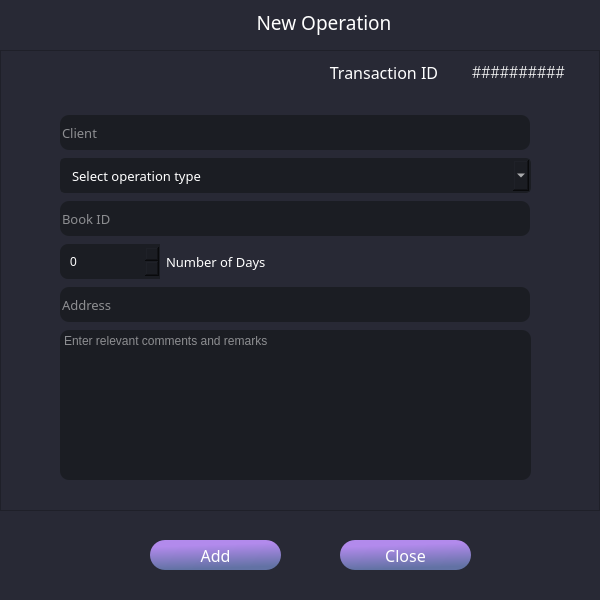
<?xml version="1.0" encoding="UTF-8"?>
<ui version="4.0">
 <class>Dialog</class>
 <widget class="QDialog" name="Dialog">
  <property name="geometry">
   <rect>
    <x>0</x>
    <y>0</y>
    <width>600</width>
    <height>600</height>
   </rect>
  </property>
  <property name="sizePolicy">
   <sizepolicy hsizetype="Fixed" vsizetype="Preferred">
    <horstretch>0</horstretch>
    <verstretch>0</verstretch>
   </sizepolicy>
  </property>
  <property name="minimumSize">
   <size>
    <width>600</width>
    <height>600</height>
   </size>
  </property>
  <property name="maximumSize">
   <size>
    <width>600</width>
    <height>600</height>
   </size>
  </property>
  <property name="windowTitle">
   <string>Dialog</string>
  </property>
  <property name="styleSheet">
   <string notr="true">background-color: rgb(40, 41, 53)</string>
  </property>
  <widget class="QFrame" name="frame">
   <property name="geometry">
    <rect>
     <x>0</x>
     <y>0</y>
     <width>600</width>
     <height>50</height>
    </rect>
   </property>
   <property name="sizePolicy">
    <sizepolicy hsizetype="Preferred" vsizetype="Preferred">
     <horstretch>0</horstretch>
     <verstretch>0</verstretch>
    </sizepolicy>
   </property>
   <property name="minimumSize">
    <size>
     <width>0</width>
     <height>50</height>
    </size>
   </property>
   <property name="maximumSize">
    <size>
     <width>600</width>
     <height>50</height>
    </size>
   </property>
   <property name="autoFillBackground">
    <bool>false</bool>
   </property>
   <property name="styleSheet">
    <string notr="true"/>
   </property>
   <property name="frameShape">
    <enum>QFrame::NoFrame</enum>
   </property>
   <property name="frameShadow">
    <enum>QFrame::Raised</enum>
   </property>
   <widget class="QLabel" name="label">
    <property name="geometry">
     <rect>
      <x>250</x>
      <y>9</y>
      <width>148</width>
      <height>26</height>
     </rect>
    </property>
    <property name="font">
     <font>
      <family>Montserrat Semibold</family>
      <pointsize>14</pointsize>
      <weight>7</weight>
      <italic>false</italic>
      <bold>false</bold>
     </font>
    </property>
    <property name="styleSheet">
     <string notr="true">background:none;
font: 57 14pt &quot;Montserrat Semibold&quot;;
color: white;</string>
    </property>
    <property name="text">
     <string>New Operation</string>
    </property>
    <property name="alignment">
     <set>Qt::AlignCenter</set>
    </property>
   </widget>
  </widget>
  <widget class="QFrame" name="frame_2">
   <property name="geometry">
    <rect>
     <x>0</x>
     <y>50</y>
     <width>600</width>
     <height>461</height>
    </rect>
   </property>
   <property name="maximumSize">
    <size>
     <width>600</width>
     <height>600</height>
    </size>
   </property>
   <property name="styleSheet">
    <string notr="true"/>
   </property>
   <property name="frameShape">
    <enum>QFrame::StyledPanel</enum>
   </property>
   <property name="frameShadow">
    <enum>QFrame::Raised</enum>
   </property>
   <widget class="QWidget" name="layoutWidget">
    <property name="geometry">
     <rect>
      <x>310</x>
      <y>10</y>
      <width>282</width>
      <height>24</height>
     </rect>
    </property>
    <layout class="QGridLayout" name="gridLayout_2">
     <property name="spacing">
      <number>0</number>
     </property>
     <item row="0" column="0">
      <widget class="QLabel" name="label_2">
       <property name="minimumSize">
        <size>
         <width>120</width>
         <height>0</height>
        </size>
       </property>
       <property name="maximumSize">
        <size>
         <width>120</width>
         <height>16777215</height>
        </size>
       </property>
       <property name="font">
        <font>
         <family>Montserrat</family>
         <pointsize>12</pointsize>
         <weight>50</weight>
         <italic>false</italic>
         <bold>false</bold>
        </font>
       </property>
       <property name="styleSheet">
        <string notr="true">color: rgb(255, 255, 255);</string>
       </property>
       <property name="text">
        <string>Transaction ID</string>
       </property>
       <property name="alignment">
        <set>Qt::AlignCenter</set>
       </property>
      </widget>
     </item>
     <item row="0" column="1">
      <widget class="QLabel" name="transactionID">
       <property name="minimumSize">
        <size>
         <width>120</width>
         <height>0</height>
        </size>
       </property>
       <property name="maximumSize">
        <size>
         <width>120</width>
         <height>16777215</height>
        </size>
       </property>
       <property name="font">
        <font>
         <family>Roboto Light</family>
         <pointsize>12</pointsize>
         <weight>50</weight>
         <italic>false</italic>
         <bold>false</bold>
        </font>
       </property>
       <property name="styleSheet">
        <string notr="true">background-color: transparent;

color: white;</string>
       </property>
       <property name="text">
        <string>##########</string>
       </property>
       <property name="alignment">
        <set>Qt::AlignCenter</set>
       </property>
      </widget>
     </item>
    </layout>
   </widget>
   <widget class="QWidget" name="layoutWidget">
    <property name="geometry">
     <rect>
      <x>60</x>
      <y>60</y>
      <width>471</width>
      <height>381</height>
     </rect>
    </property>
    <layout class="QGridLayout" name="gridLayout_3">
     <property name="verticalSpacing">
      <number>3</number>
     </property>
     <item row="0" column="0" colspan="2">
      <widget class="QLineEdit" name="lineEdit">
       <property name="minimumSize">
        <size>
         <width>0</width>
         <height>35</height>
        </size>
       </property>
       <property name="maximumSize">
        <size>
         <width>470</width>
         <height>35</height>
        </size>
       </property>
       <property name="font">
        <font>
         <family>Montserrat Light</family>
         <pointsize>10</pointsize>
         <weight>3</weight>
         <italic>false</italic>
         <bold>false</bold>
        </font>
       </property>
       <property name="styleSheet">
        <string notr="true">background-color: rgb(27, 29, 35);
border: 0px; 
border-radius: 9px;
color: white;
font: 25 10pt &quot;Montserrat Light&quot;;</string>
       </property>
       <property name="placeholderText">
        <string>Client </string>
       </property>
      </widget>
     </item>
     <item row="2" column="0" colspan="2">
      <widget class="QLineEdit" name="lineEdit_3">
       <property name="minimumSize">
        <size>
         <width>0</width>
         <height>35</height>
        </size>
       </property>
       <property name="maximumSize">
        <size>
         <width>470</width>
         <height>35</height>
        </size>
       </property>
       <property name="font">
        <font>
         <family>Montserrat Light</family>
         <pointsize>10</pointsize>
         <weight>3</weight>
         <italic>false</italic>
         <bold>false</bold>
        </font>
       </property>
       <property name="styleSheet">
        <string notr="true">background-color: rgb(27, 29, 35);
border: 0px; 
border-radius: 9px;
color: white;
font: 25 10pt &quot;Montserrat Light&quot;;</string>
       </property>
       <property name="placeholderText">
        <string>Book ID</string>
       </property>
      </widget>
     </item>
     <item row="1" column="0" colspan="2">
      <widget class="QComboBox" name="comboBox">
       <property name="minimumSize">
        <size>
         <width>0</width>
         <height>35</height>
        </size>
       </property>
       <property name="maximumSize">
        <size>
         <width>16777215</width>
         <height>35</height>
        </size>
       </property>
       <property name="font">
        <font>
         <family>Montserrat Light</family>
         <pointsize>10</pointsize>
        </font>
       </property>
       <property name="styleSheet">
        <string notr="true">/* COMBOBOX */
QComboBox{
	background-color: rgb(27, 29, 35);
	border-radius: 5px;
	border: 2px solid rgb(27, 29, 35);
	padding: 5px;
	padding-left: 10px;
	color:white;
}
QComboBox:hover{
	border: 2px solid rgb(64, 71, 88);
}
QComboBox::drop-down {
	subcontrol-origin: padding;
	subcontrol-position: top right;
	width: 25px; 
	border-left-width: 3px;
	border-left-color: rgba(39, 44, 54, 150);
	border-left-style: solid;
	border-top-right-radius: 3px;
	border-bottom-right-radius: 3px;	
	background-image: url(:/16x16/icons/16x16/cil-arrow-bottom.png);
	background-position: center;
	background-repeat: no-reperat;
 }
QComboBox QAbstractItemView {
	color: rgb(85, 170, 255);	
	background-color: rgb(27, 29, 35);
	padding: 10px;
	selection-background-color: rgb(39, 44, 54);
}
</string>
       </property>
       <item>
        <property name="text">
         <string>Select operation type</string>
        </property>
       </item>
       <item>
        <property name="text">
         <string>Burrow</string>
        </property>
       </item>
       <item>
        <property name="text">
         <string>Return</string>
        </property>
       </item>
       <item>
        <property name="text">
         <string>Use in Library</string>
        </property>
       </item>
       <item>
        <property name="text">
         <string>Buy</string>
        </property>
       </item>
      </widget>
     </item>
     <item row="4" column="0" colspan="2">
      <widget class="QLineEdit" name="lineEdit_5">
       <property name="minimumSize">
        <size>
         <width>0</width>
         <height>35</height>
        </size>
       </property>
       <property name="maximumSize">
        <size>
         <width>470</width>
         <height>35</height>
        </size>
       </property>
       <property name="font">
        <font>
         <family>Montserrat Light</family>
         <pointsize>10</pointsize>
         <weight>3</weight>
         <italic>false</italic>
         <bold>false</bold>
        </font>
       </property>
       <property name="styleSheet">
        <string notr="true">background-color: rgb(27, 29, 35);
border: 0px; 
border-radius: 9px;
color: white;
font: 25 10pt &quot;Montserrat Light&quot;;</string>
       </property>
       <property name="placeholderText">
        <string>Address</string>
       </property>
      </widget>
     </item>
     <item row="3" column="0">
      <widget class="QSpinBox" name="spinBox">
       <property name="minimumSize">
        <size>
         <width>0</width>
         <height>35</height>
        </size>
       </property>
       <property name="maximumSize">
        <size>
         <width>100</width>
         <height>35</height>
        </size>
       </property>
       <property name="styleSheet">
        <string notr="true">QSpinBox {
    border-width: 2;
	color: white;
	font: 25 10pt &quot;Montserrat Light&quot;;
	border-color:rgb(27, 29, 35);
	background-color: rgb(27, 29, 35);
	border-top-left-radius: 8px;
	border-bottom-left-radius: 8px;
	padding-left: 8px;
}

</string>
       </property>
       <property name="maximum">
        <number>30</number>
       </property>
      </widget>
     </item>
     <item row="3" column="1">
      <widget class="QLabel" name="label_3">
       <property name="font">
        <font>
         <family>Montserrat Light</family>
         <pointsize>10</pointsize>
        </font>
       </property>
       <property name="styleSheet">
        <string notr="true">color:white;</string>
       </property>
       <property name="text">
        <string>Number of Days</string>
       </property>
      </widget>
     </item>
     <item row="5" column="0" colspan="2">
      <widget class="QTextEdit" name="textEdit">
       <property name="minimumSize">
        <size>
         <width>0</width>
         <height>30</height>
        </size>
       </property>
       <property name="maximumSize">
        <size>
         <width>16777215</width>
         <height>150</height>
        </size>
       </property>
       <property name="styleSheet">
        <string notr="true">background-color: rgb(27, 29, 35);
border: 0px; 
border-radius: 9px;
color: white;
font: 25 10pt &quot;Montserrat Light&quot;;</string>
       </property>
       <property name="frameShape">
        <enum>QFrame::NoFrame</enum>
       </property>
       <property name="placeholderText">
        <string>Enter relevant comments and remarks</string>
       </property>
      </widget>
     </item>
    </layout>
   </widget>
  </widget>
  <widget class="QPushButton" name="addButton">
   <property name="geometry">
    <rect>
     <x>150</x>
     <y>540</y>
     <width>131</width>
     <height>30</height>
    </rect>
   </property>
   <property name="minimumSize">
    <size>
     <width>0</width>
     <height>30</height>
    </size>
   </property>
   <property name="maximumSize">
    <size>
     <width>16777215</width>
     <height>30</height>
    </size>
   </property>
   <property name="font">
    <font>
     <family>Montserrat Light</family>
     <pointsize>12</pointsize>
    </font>
   </property>
   <property name="styleSheet">
    <string notr="true">QPushButton{
border-radius: 15px;
background-color: qlineargradient(spread:pad, x1:0.392, y1:0.170364, x2:0.51, y2:0.95, stop:0.00627353 rgba(178, 138, 236, 255), stop:0.984012 rgba(98, 114, 164, 255));
color: white;
}
QPushButton:pressed{
background-color: qlineargradient(spread:pad, x1:0.392, y1:0.170364, x2:0.51, y2:0.95, stop:0.00627353 rgba(178, 138, 236, 100), stop:0.984012 rgba(98, 114, 164, 100));
border-style: inset;
}</string>
   </property>
   <property name="text">
    <string>Add</string>
   </property>
  </widget>
  <widget class="QPushButton" name="closeBtn">
   <property name="geometry">
    <rect>
     <x>340</x>
     <y>540</y>
     <width>131</width>
     <height>30</height>
    </rect>
   </property>
   <property name="minimumSize">
    <size>
     <width>0</width>
     <height>30</height>
    </size>
   </property>
   <property name="maximumSize">
    <size>
     <width>16777215</width>
     <height>30</height>
    </size>
   </property>
   <property name="font">
    <font>
     <family>Montserrat Light</family>
     <pointsize>12</pointsize>
    </font>
   </property>
   <property name="styleSheet">
    <string notr="true">QPushButton{
border-radius: 15px;
background-color: qlineargradient(spread:pad, x1:0.392, y1:0.170364, x2:0.51, y2:0.95, stop:0.00627353 rgba(178, 138, 236, 255), stop:0.984012 rgba(98, 114, 164, 255));
color: white;
}
QPushButton:pressed{
background-color: qlineargradient(spread:pad, x1:0.392, y1:0.170364, x2:0.51, y2:0.95, stop:0.00627353 rgba(178, 138, 236, 100), stop:0.984012 rgba(98, 114, 164, 100));
border-style: inset;
}</string>
   </property>
   <property name="text">
    <string>Close</string>
   </property>
  </widget>
 </widget>
 <tabstops>
  <tabstop>lineEdit</tabstop>
  <tabstop>lineEdit_3</tabstop>
  <tabstop>lineEdit_5</tabstop>
  <tabstop>textEdit</tabstop>
  <tabstop>addButton</tabstop>
  <tabstop>closeBtn</tabstop>
 </tabstops>
 <resources>
  <include location="files.qrc"/>
 </resources>
 <connections/>
</ui>
